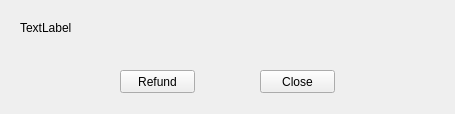
<?xml version="1.0" encoding="UTF-8"?>
<ui version="4.0">
 <class>WidgetUnregister</class>
 <widget class="QWidget" name="WidgetUnregister">
  <property name="geometry">
   <rect>
    <x>0</x>
    <y>0</y>
    <width>455</width>
    <height>114</height>
   </rect>
  </property>
  <property name="windowTitle">
   <string>dllescort</string>
  </property>
  <widget class="QLabel" name="label">
   <property name="geometry">
    <rect>
     <x>20</x>
     <y>20</y>
     <width>421</width>
     <height>16</height>
    </rect>
   </property>
   <property name="text">
    <string>TextLabel</string>
   </property>
  </widget>
  <widget class="QPushButton" name="pushButton_close">
   <property name="geometry">
    <rect>
     <x>260</x>
     <y>70</y>
     <width>75</width>
     <height>23</height>
    </rect>
   </property>
   <property name="text">
    <string>Close</string>
   </property>
  </widget>
  <widget class="QPushButton" name="pushButton_unregister">
   <property name="geometry">
    <rect>
     <x>120</x>
     <y>70</y>
     <width>75</width>
     <height>23</height>
    </rect>
   </property>
   <property name="text">
    <string>Refund</string>
   </property>
  </widget>
 </widget>
 <resources/>
 <connections/>
</ui>
